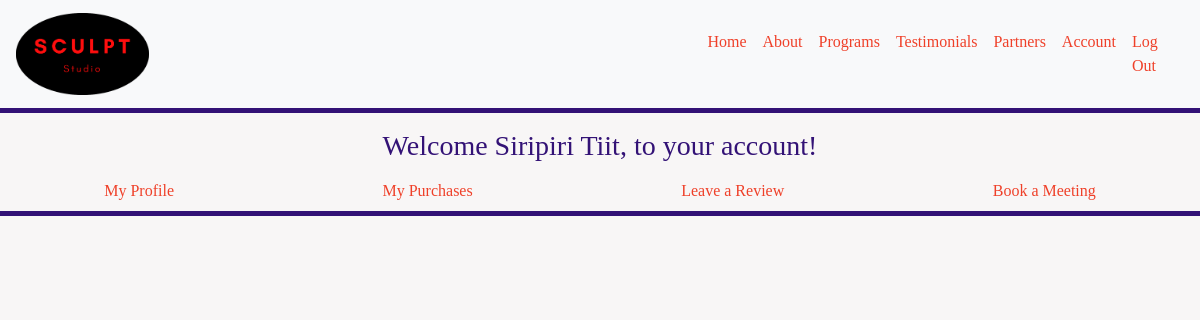
The page /purchase/user_purchases/5 (signed in) on the database as committed earlier.
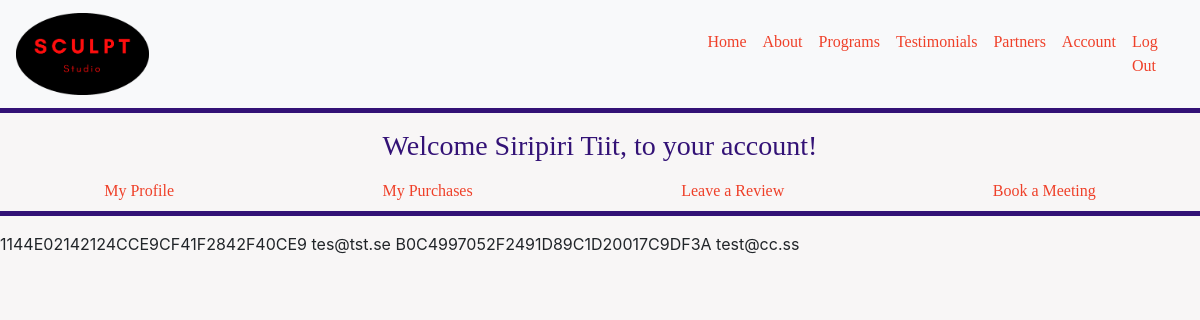
The same page on the database as committed later.
### purchase/models.py (models this page shows, shortened)
class Checkout(models.Model):
    order_number = models.CharField(max_length=32, null=False, editable=False)
    user = models.ForeignKey(Profile, null=True, blank=True, on_delete=models.SET_NULL, related_name='orders')
    program = models.ForeignKey(Programs, on_delete=models.CASCADE, null=True)
    program_cost = models.DecimalField(max_digits=8, decimal_places=2, null=False, default=0, editable=False)
    total_cost = models.DecimalField(max_digits=8, decimal_places=2, null=False, default=0, editable=False)
    purchase_date = models.DateTimeField(editable=False, default=timezone.now)
    email = models.EmailField(max_length=128, null=False)
    billing_address = models.CharField(max_length=256)
    billing_postcode = models.CharField(max_length=15)
    billing_city = models.CharField(max_length=32)
    billing_country = CountryField()

### purchase/views.py (the view)
# urls.py: path('user_purchases/<int:user_id>', views.user_purchases, name='user_purchases'),
def user_purchases(request, user_id):
    profile = get_object_or_404(Profile, user_id=request.user)
    purchase = Checkout.objects.filter(user=profile)
    context = {
        'profile': profile,
        'purchase': purchase
    }
    return render(request, 'purchase/user_purchases.html', context)

### cart/contexts.py (called while the page is built, shortened)
def cart_content(request):
    cart_content = []
    program_count = 1
    total = 0
    cart = request.session.get('cart', {})
    context = {
        'cart_content': cart_content,
        'program_count': program_count,
        'total': total
    }
    return context

### purchase/templates/purchase/user_purchases.html (shortened to what this page needs)
{% extends 'base.html' %}
{% block content %}
<div class="row justify-content-center">
    <div class="col-8">
          <h3 align="center">Welcome {{ user.get_short_name }}, to your account!</h3>
    </div>
</div>
<nav class="nav nav-pills nav-fill">
  {% if request.user.is_superuser %}
  <a class="nav-item nav-link" href="{% url 'account' %}">My Profile</a>
  <a class="nav-item nav-link" href="{% url 'add_program'%}">Add Program</a>
  <a class="nav-item nav-link" href="{% url 'programs'%}">Edit Programs</a>
  <a class="nav-item nav-link" href="{% url 'add_partners'%}">Add Partners</a>
  <a class="nav-item nav-link" href="{% url 'partners'%}">Edit Partners</a>
  <a class="nav-item nav-link" href="{% url 'user_selection' %}">User Management</a>
  {% else %}
  <a class="nav-item nav-link" href="{% url 'account' %}">My Profile</a>
  <a class="nav-item nav-link" href="{% url 'user_purchases' profile.id %}">My Purchases</a>
  <a class="nav-item nav-link" href="{% url 'add_testimonials' %}">Leave a Review</a>
  <a class="nav-item nav-link" href="{% url 'book_meeting' %}">Book a Meeting</a>
  {% endif %}
</nav>
<hr>
{% for order in purchase %}
    {{ order.order_number }}
    {{ order.email }}
{% endfor %}
{% endblock %}

### templates/base.html (shortened to what this page needs)
{% load static %}
<!DOCTYPE html>
<html lang="en">
<head>
    {% block maincss %}
    <link rel="stylesheet" href="https://maxcdn.bootstrapcdn.com/bootstrap/4.0.0/css/bootstrap.min.css">
    <link rel="stylesheet" href="{% static '/css/main.css' %}">
    {% endblock %}
</head>
<body>
    <nav class="navbar navbar-expand-lg navbar-light bg-light">
      <a class="navbar-brand" href="{% url 'home' %}">
        <img src="/media/sculpt_logo.png" alt="sculpt studio logo" height="20%" width="20%">
      </a>
        <div class="collapse navbar-collapse flex-row-reverse" id="navbarNav">
            <ul class="navbar-nav">
                <li class="nav-item">
                    <a class="nav-link" href="{% url 'home' %}">Home</a>
                </li>
                <li class="nav-item">
                    <a class="nav-link" href="{% url 'about_me' %}">About</a>
                </li>
                <li class="nav-item">
                    <a class="nav-link" href="{% url 'programs' %}">Programs</a>
                </li>
                <li class="nav-item">
                    <a class="nav-link" href="{% url 'testimonials' %}">Testimonials</a>
                </li>
                <li class="nav-item">
                    <a class="nav-link" href="{% url 'partners' %}">Partners</a>
                </li>
                {% if request.user.is_authenticated %}
                <li class="nav-item">
                    <a class="nav-link" href="{% url 'account' %}">Account</a>
                </li>
                <li class="nav-item">
                    <a class="nav-link" href="{% url 'account_logout' %}">Log Out</a>
                </li>
                {% endif %}
            </ul>
        </div>
    </nav>
    <hr>
    {% block content %}
    {% endblock %}
</body>
</html>

### static/css/main.css (style rules this page uses)
* { font-family: 'Noto Serif JP', serif; color: rgb(51, 18, 118); font-weight: 500; }
hr { border-top: 5px solid rgb(51, 18, 118); margin-top: 0; }
body { background-color: rgb(248, 246, 246); }
a { color: rgb(239, 64, 41); transition: 0.5s; }
nav .navbar-nav li a { color: rgb(239, 64, 41) !important; transition: 0.5s; }

Rows that differ between the two databases and show on the page:
added Checkout: order_number "1144E02142124CCE9CF41F2842F40CE9", email "tes@tst.se"
added Checkout: order_number "B0C4997052F2491D89C1D20017C9DF3A", email "test@cc.ss"
